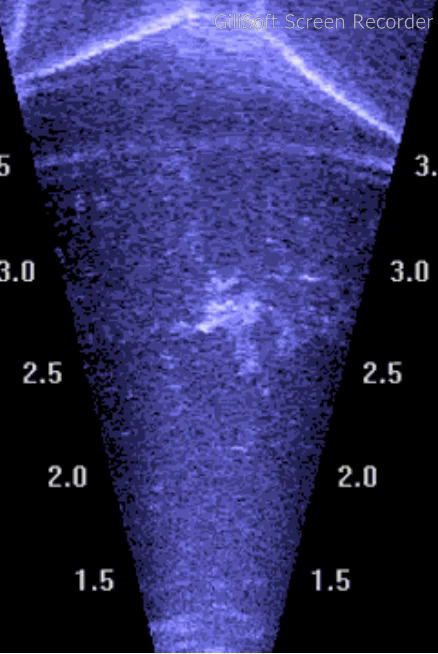
#> input picture sample.png, 438 x 654 px
$ jupyter execute notebook_02.ipynb
#> lines starting #> are read from the running program, lines starting #| are printed output that depends on the picture; after the words box and inside, x2 and y2 are one past the last pixel; in counts of white or black regions, pixels touching at a corner belong together
[cell 1]
import cv2
import numpy as np
from skimage.morphology import disk, erosion
import matplotlib.pyplot as plt

[cell 2]
image = cv2.imread( "sample.png")	# reading input image
#> image is the input picture: shape (654, 438, 3); mean B, G, R 95.5, 46.6, 47.3

image = cv2.cvtColor( image, cv2.COLOR_BGR2RGB)	# converting color channels from BGR to RGB

plt.imshow( image)

[cell 3]
gray_image = cv2.cvtColor( image, cv2.COLOR_BGR2GRAY)	# converting image to Gray
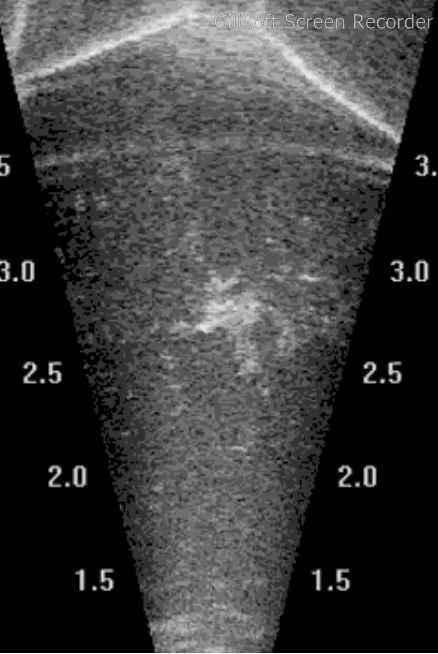
#> gray_image: shape (654, 438); min 0, max 255, mean 61.3

plt.imshow( gray_image, cmap="gray")

[cell 4]
# removing unwanted margins

height, width = gray_image.shape
#> height = 654; width = 438

mask = np.zeros_like( gray_image)

# creating a polygon shape for interested region/area
polygon = np.array( [
	[ width * 0.33, height],	# Bottom-left
	[ width * 0.66, height],	# Botton-Right
	[ width, 0],				# Top-Right
	[ 0, 0],					# Top-Left
], np.int32)

mask = cv2.fillPoly( mask, [ polygon], 255)

masked_image = cv2.bitwise_and( gray_image, mask)
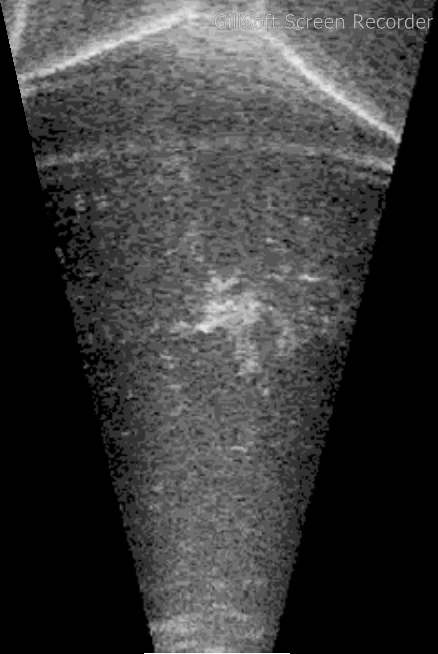
#> masked_image: shape (654, 438); min 0, max 255, mean 58.9

plt.imshow( masked_image, cmap="gray")

[cell 5]
# Bluring Image for denoising
blurred_image = cv2.GaussianBlur( masked_image, ( 5, 5), sigmaX=2, sigmaY=2)

plt.imshow( blurred_image, cmap="gray")

[cell 6]
# Thresholding the brightness

c = 0.5

_, binary_image = cv2.threshold( blurred_image, c * 255, 255, cv2.THRESH_BINARY)
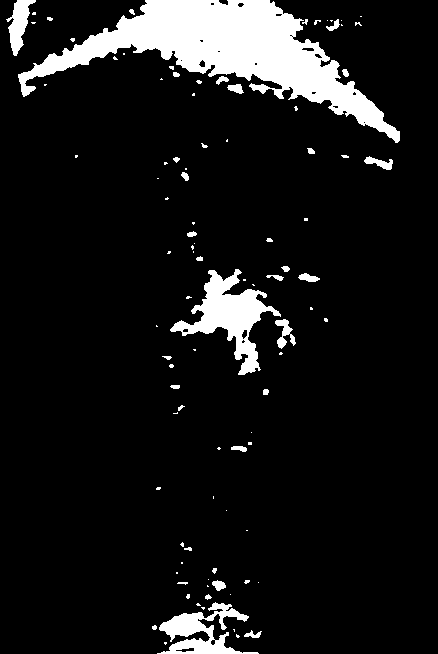
#> binary_image: shape (654, 438); 9.2% white; 98 white regions (65 under 20 px), largest, box (x1, y1, x2, y2) and area: (18, 0, 400, 143) 17295, (170, 269, 281, 375) 3867, (157, 602, 259, 654) 2186

plt.imshow( binary_image)

[cell 7]
# Eroding the binary image to remove small noise

footprint = disk( 4)

eroded_frame = erosion( binary_image, footprint)
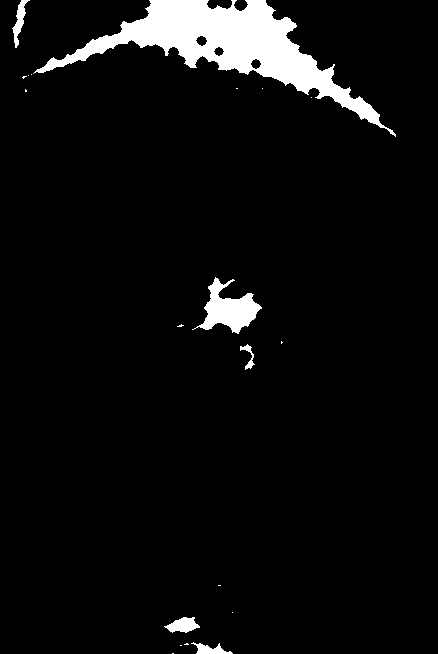
#> eroded_frame: shape (654, 438); 5.3% white; 20 white regions (14 under 20 px), largest, box (x1, y1, x2, y2) and area: (33, 0, 396, 137) 12301, (192, 277, 262, 334) 1733, (164, 617, 200, 633) 350, (12, 0, 30, 48) 305, (191, 642, 233, 654) 243, (240, 344, 255, 370) 125

plt.imshow( eroded_frame, cmap="gray")

[cell 8]
# selecting bright pixels
bright_pixels = np.column_stack( np.where( binary_image > 0))
#> bright_pixels = 26340 pairs, first value 0 to 653, second value 6 to 399

[cell 9]
# KMeans Clustering Algorithm with Minimum Centeroid Distance Constraint

def Kmeans( X, k, lambda_, min_dist, tol=1e-4, max_iter=100, n_iter=10):

	# n: number of samples
	# f: number of features
#> called with X = array of shape (26340, 2), k = 7, lambda_ = 0.5, min_dist = 30, tol = 0.0001, max_iter = 100, n_iter = 10
	n, f = X.shape
#> n = 26340; f = 2

	best_inertia = float( "inf")
	best_centeroids = None
	best_lables = None

	for _ in range( n_iter):

		np.random.seed()
		centeroids = X[ np.random.choice( n, k, replace=False)].astype( float)

		for _ in range( max_iter):
			new_centeroids = centeroids.copy()

			distances = np.linalg.norm( X[ :, np.newaxis] - centeroids, axis=2)

			labels = np.argmin( distances, axis=1)

			for i in range( k):
				co_dist = np.array( [ np.linalg.norm( centeroids[ i] - centeroids[ j]) for j in range( k)])

				if len( X[ labels == i]) > 0:
					gradient_1 = np.mean( X[ labels == i], axis=0) - centeroids[ i]
				else:
					gradient_1 = np.zeros_like( centeroids[ i])

				gradient_2 = lambda_ * ( ( centeroids[ i] - centeroids[ co_dist < min_dist]) * 0.5).sum( axis=0)

				new_centeroids[ i] += gradient_1 + gradient_2

			if np.linalg.norm( new_centeroids - centeroids) < tol:
				break

			centeroids = new_centeroids

		distances = np.linalg.norm( X[ :, np.newaxis] - centeroids, axis=2)
		inertia = np.sum( np.min( distances, axis=1) ** 2)

		if inertia < best_inertia:
			best_inertia = inertia
			best_centeroids = centeroids
			best_lables = labels
#> this loop made 10 passes
#> (inertia, best_inertia) on passes 1, 2, 7, 8, 9: (37981830.2, 37981830.2), (33481197.8, 33481197.8), (33481051.6, 33481051.6), (33476839.9, 33476839.9), (33476539.1, 33476539.1)
#> inertia on passes 3, 4, 5, 6, 10: 35734179, 80821473.3, 36519636.6, 35746876.5, 33481197.8
#> after the loop, best_centeroids = [[48.54, 50.16], [111.1, 355], [58.56, 291.9], [39.1, 228.7], [31.66, 157.5], [317.3, 234.3], [625.4, 202.2]]; best_inertia = 33476539.1

	return best_centeroids, best_lables

[cell 10]
# Perform K-Means clustering on the bright pixels
clusters, lables = Kmeans( X=bright_pixels,
						   lambda_=0.5,
						   k=7,
						   min_dist=30,
						   tol=1e-4,
						   max_iter=100,
						   n_iter=10)
#> clusters has the same summary as best_centeroids in Kmeans

[cell 11]
cluster_centers = clusters.astype( int)
#> cluster_centers = [[48, 50], [111, 355], [58, 291], [39, 228], [31, 157], [317, 234], [625, 202]]
output_image = image.copy()

for c in cluster_centers:
	cv2.circle( output_image, ( c[ 1], c[ 0]), 10, ( 255, 0, 0), 2)
#> this loop made 7 passes
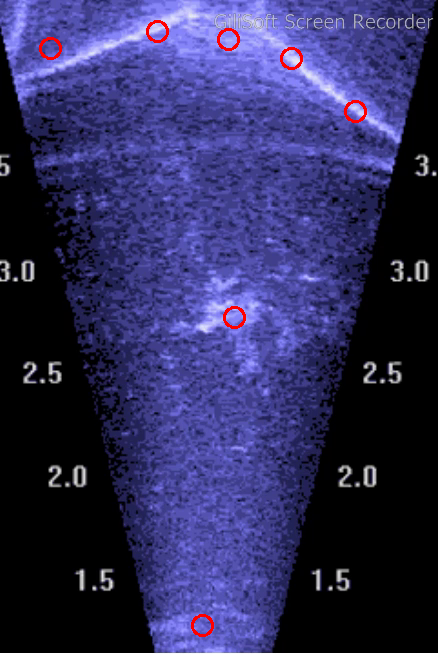
#> output_image: shape (654, 438, 3); mean R, G, B 47.9, 46, 94.4

plt.imshow( output_image)

[cell 12]
np.array( cluster_centers)
#> Out has the same summary as cluster_centers
